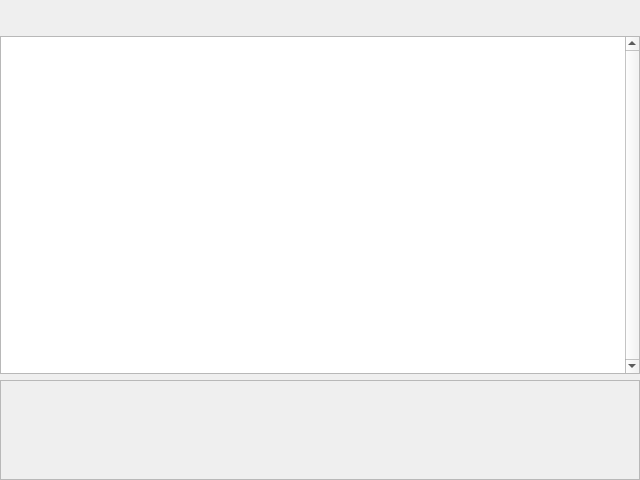
<?xml version="1.0" encoding="UTF-8"?>
<ui version="4.0">
 <class>CStatusMessagesDetail</class>
 <widget class="QFrame" name="CStatusMessagesDetail">
  <property name="geometry">
   <rect>
    <x>0</x>
    <y>0</y>
    <width>640</width>
    <height>480</height>
   </rect>
  </property>
  <property name="windowTitle">
   <string>Status messages plus details</string>
  </property>
  <layout class="QVBoxLayout" name="vl_StatusMessages">
   <property name="leftMargin">
    <number>0</number>
   </property>
   <property name="topMargin">
    <number>0</number>
   </property>
   <property name="rightMargin">
    <number>0</number>
   </property>
   <property name="bottomMargin">
    <number>0</number>
   </property>
   <item>
    <widget class="BlackGui::Filters::CStatusMessageFilterBar" name="filter_LogMessages">
     <property name="minimumSize">
      <size>
       <width>0</width>
       <height>30</height>
      </size>
     </property>
    </widget>
   </item>
   <item>
    <widget class="BlackGui::Views::CStatusMessageView" name="tvp_StatusMessages">
     <property name="whatsThis">
      <string>Status message log view</string>
     </property>
     <property name="verticalScrollBarPolicy">
      <enum>Qt::ScrollBarAlwaysOn</enum>
     </property>
     <property name="selectionMode">
      <enum>QAbstractItemView::SingleSelection</enum>
     </property>
     <property name="selectionBehavior">
      <enum>QAbstractItemView::SelectRows</enum>
     </property>
     <attribute name="verticalHeaderVisible">
      <bool>false</bool>
     </attribute>
    </widget>
   </item>
   <item>
    <widget class="BlackGui::Components::CStatusMessageForm" name="form_StatusMessage">
     <property name="sizePolicy">
      <sizepolicy hsizetype="Preferred" vsizetype="Fixed">
       <horstretch>0</horstretch>
       <verstretch>0</verstretch>
      </sizepolicy>
     </property>
     <property name="minimumSize">
      <size>
       <width>0</width>
       <height>100</height>
      </size>
     </property>
     <property name="maximumSize">
      <size>
       <width>16777215</width>
       <height>100</height>
      </size>
     </property>
     <property name="frameShape">
      <enum>QFrame::StyledPanel</enum>
     </property>
     <property name="frameShadow">
      <enum>QFrame::Raised</enum>
     </property>
    </widget>
   </item>
  </layout>
 </widget>
 <customwidgets>
  <customwidget>
   <class>BlackGui::Views::CStatusMessageView</class>
   <extends>QTableView</extends>
   <header>blackgui/views/statusmessageview.h</header>
  </customwidget>
  <customwidget>
   <class>BlackGui::Components::CStatusMessageForm</class>
   <extends>QFrame</extends>
   <header>blackgui/components/statusmessageform.h</header>
   <container>1</container>
  </customwidget>
  <customwidget>
   <class>BlackGui::Filters::CStatusMessageFilterBar</class>
   <extends>QFrame</extends>
   <header>blackgui/filters/statusmessagefilterbar.h</header>
   <container>1</container>
  </customwidget>
 </customwidgets>
 <resources/>
 <connections/>
</ui>
